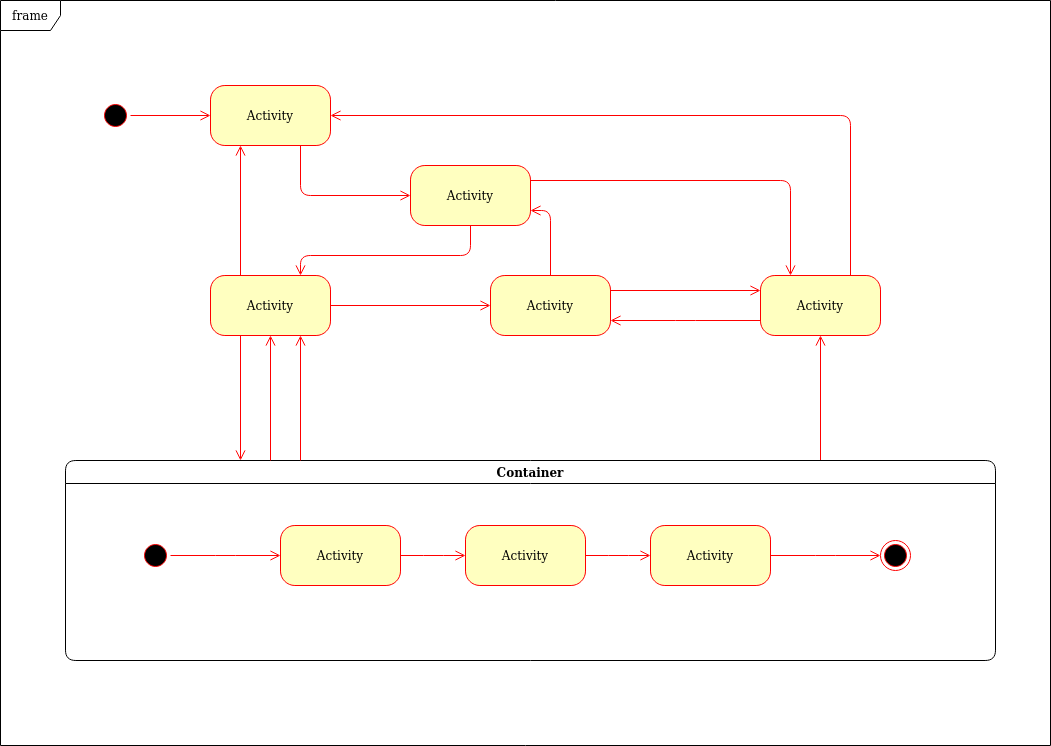
#> input picture bin/enigme.drawio.png, 1051 x 746 px, given in place of enigme.drawio_code.png, which was not available
$ python onemovie30seconds.py enigme.drawio.png enigme.drawio.png . enigme.drawio.png
#> lines starting #> are read from the running program, lines starting #| are printed output that depends on the picture; pictures that were not available may be replaced by others from this repository, and a replacement may not be noted
### bin/createCodePng.py
import sys
import os
import subprocess
from PIL import Image, ImageDraw, ImageFont
import cv2
import numpy as np

framify_path_project='~/framify';

def framify(video_path, directoryForMovie , radixOfMovieName, text):

#> called with video_path = 'enigme.drawio.png', directoryForMovie = './data/enigme.drawio', radixOfMovieName = 'enigme.drawio'
    nameOfCodePng = radixOfMovieName+'_code.png'
    nameOfCodeSquarePng = radixOfMovieName+'_code_square.png'
    nameOfCodeSvg = radixOfMovieName+'_code.svg'

    ### FRAMIFY MOVIE #

    movieToFramify=video_path;

    createFramifyCodePng="cp "+movieToFramify+" "+framify_path_project+"/"+radixOfMovieName+".mp4; cd "+framify_path_project+"; ./framify.sh "+radixOfMovieName+".mp4";

    print(createFramifyCodePng);
    os.system(createFramifyCodePng);

    pngPath = directoryForMovie+'/'+nameOfCodePng;
    moveFramifyCodePngSvg="mv "+framify_path_project+'/'+radixOfMovieName+".png "+pngPath+"; mv "+framify_path_project+'/'+radixOfMovieName+".svg "+directoryForMovie+'/'+nameOfCodeSvg;
    os.system(moveFramifyCodePngSvg);

    cleanFramify="cd "+framify_path_project+'; rm '+radixOfMovieName+".mp4; rm -rf "+radixOfMovieName;
    os.system(cleanFramify);

    codePng = Image.open(pngPath);
#> codePng is the input picture: PIL image 1051x746 RGBA; mean R, G, B, A 26.8, 24.6, 20.3, 29.5

    pngTmpSquarePath = directoryForMovie+'/'+radixOfMovieName+"_tmp.png";
    codePngresized = codePng.resize((4096, 1024));
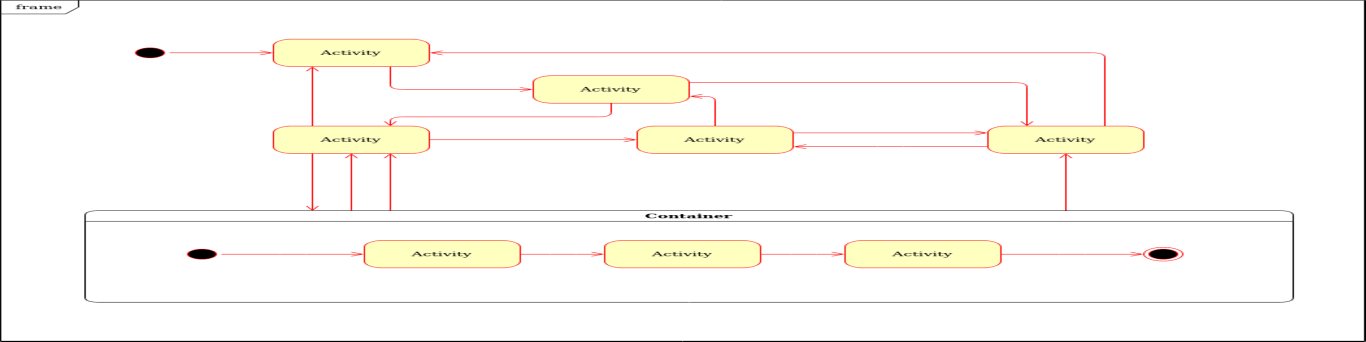
#> codePngresized: PIL image 4096x1024 RGBA (shown at 1/3 size); mean R, G, B, A 28.4, 24.6, 20.3, 29.7; transparent parts drawn white
    codePngresized.save(pngTmpSquarePath);

    imgTmp = cv2.imread(pngTmpSquarePath);
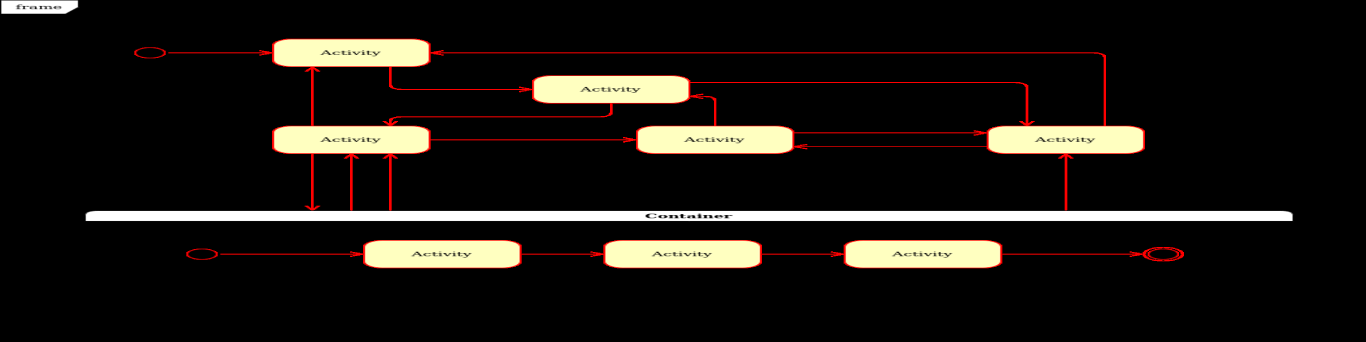
#> imgTmp: shape (1024, 4096, 3) (shown at 1/3 size); mean B, G, R 20.3, 24.6, 28.4

    height, width, channels = imgTmp.shape
#> height = 1024; width = 4096; channels = 3
    half_width = width//2
#> half_width = 2048

    top_section = imgTmp[:, :half_width]
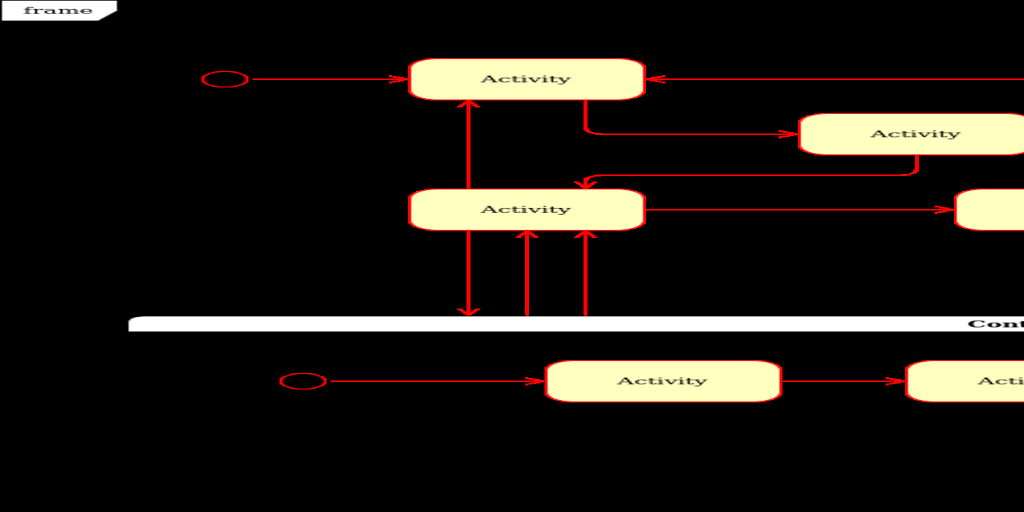
#> top_section: shape (1024, 2048, 3) (shown at 1/2 size); mean B, G, R 23.2, 28.4, 32.5
    bottom_section = imgTmp[:, half_width:]
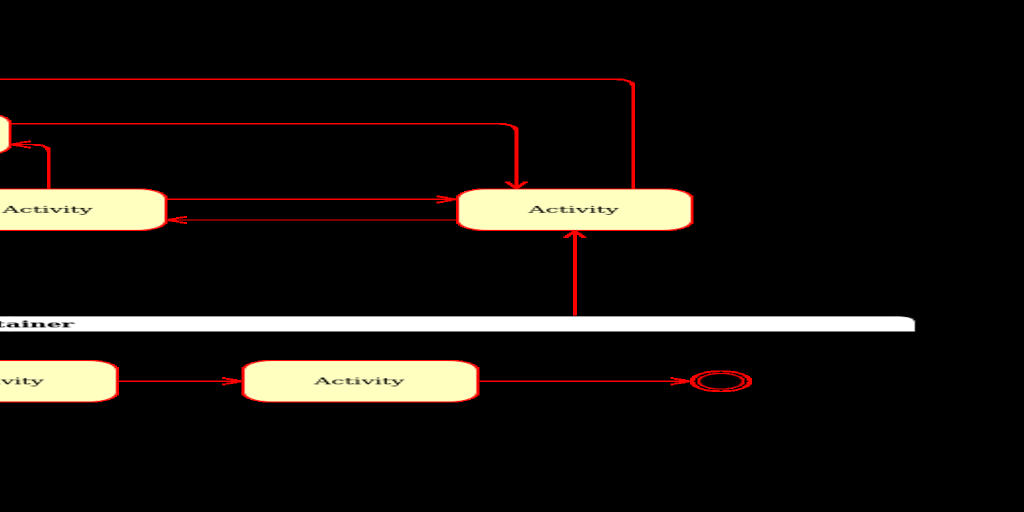
#> bottom_section: shape (1024, 2048, 3) (shown at 1/2 size); mean B, G, R 17.3, 20.8, 24.4

    cv2.imwrite(directoryForMovie+"/tileUp.png", top_section);
    cv2.imwrite(directoryForMovie+"/tileDown.png", bottom_section);

    tileUp = Image.open(directoryForMovie+"/tileUp.png");
    tileDown = Image.open(directoryForMovie+"/tileDown.png");

    def get_concat_v(im1, im2):
        dst = Image.new('RGB', (im1.width, im1.height + im2.height))
#> dst: PIL image 2048x2048 RGB; every value is 0
        dst.paste(im1, (0, 0))
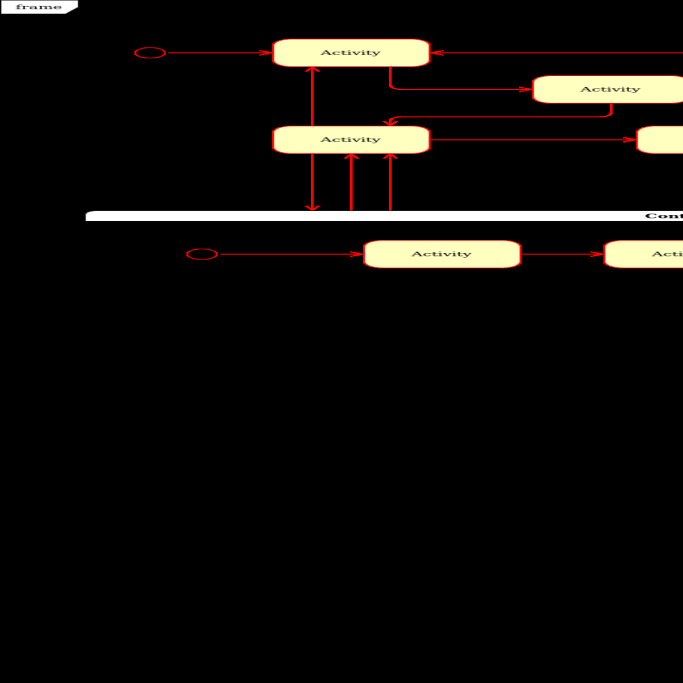
#> dst: PIL image 2048x2048 RGB (shown at 1/3 size); mean R, G, B 16.2, 14.2, 11.6
        dst.paste(im2, (0, im1.height))
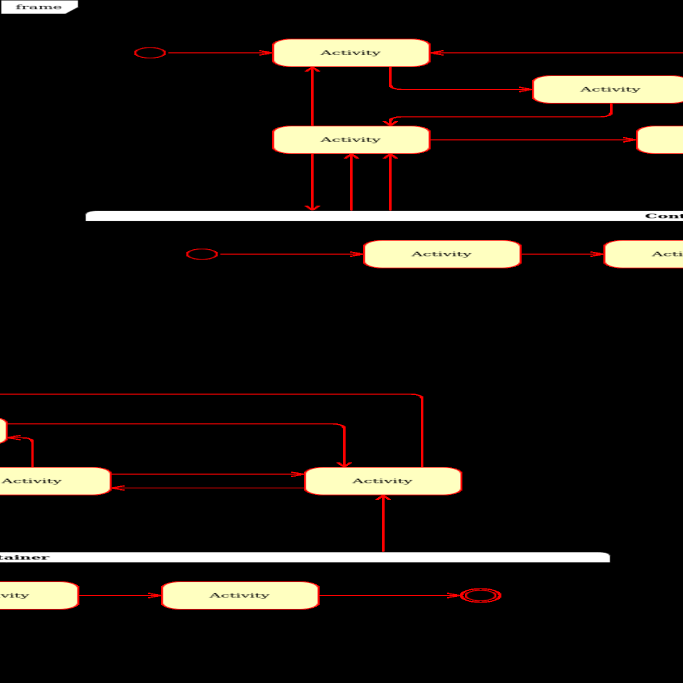
#> dst: PIL image 2048x2048 RGB (shown at 1/3 size); mean R, G, B 28.4, 24.6, 20.3
        return dst

    composedCode = get_concat_v(tileUp, tileDown);
    fnt = ImageFont.truetype("/usr/share/fonts/truetype/freefont/FreeSerifBold.ttf", 80, encoding="unic")

    d = ImageDraw.Draw(composedCode)
    d.text((100,100), text, font=fnt, fill=(255,255,255));

    composedCode.save(directoryForMovie+'/'+nameOfCodeSquarePng)
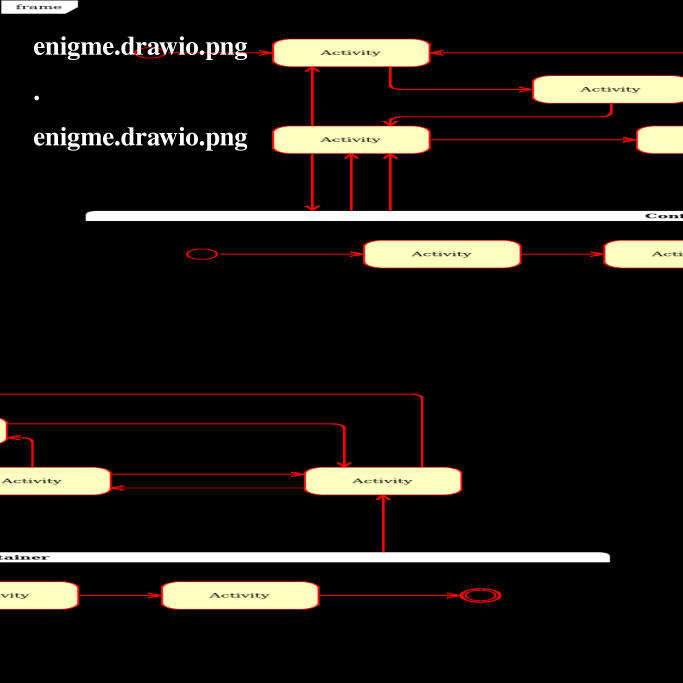
#> saved as enigme.drawio_code_square.png: PIL image 2048x2048 RGB (shown at 1/3 size); mean R, G, B 30, 26.2, 21.9

    os.remove(directoryForMovie+"/tileUp.png")
    os.remove(directoryForMovie+"/tileDown.png")
    os.remove(pngTmpSquarePath)

### bin/onemovie30seconds.py
import sys
import os
import subprocess
from createCodePng import *

#parameters
dataFolder="./data/";
#end of parameters

movie_path=sys.argv[1];
if not os.path.isfile(movie_path):
    print("Le fichier n'existe pas !");
    exit(1);

print("Fichier à traiter : "+movie_path);

nameOfMovie=sys.argv[2];
directorOfMovie=sys.argv[3];
yearOfMovie=sys.argv[4];

if not nameOfMovie or not directorOfMovie or not yearOfMovie:
    print("Les arguments sont manquants");
    exit(1);

print("Film : ");
print(nameOfMovie+'');
print(directorOfMovie+'');
print(yearOfMovie+'\n');

#### Nom des fichiers/dossiers ####*
radixOfMovieName = os.path.splitext(nameOfMovie.replace(" ", ""))[0];
directoryForMovie=dataFolder+radixOfMovieName;
os.makedirs(directoryForMovie,exist_ok=True);

nameOfMovieSpeedBy100 = radixOfMovieName+'x100.mp4 ';
nameOfCodePng = radixOfMovieName+'_code.png'
nameOfCodeSquarePng = radixOfMovieName+'_code_square.png'
nameOfCodeSvg = radixOfMovieName+'_code.svg'

print("Dossier : "+directoryForMovie);
print("     - Fichier "+directoryForMovie+'/'+radixOfMovieName);
print("     - Fichier "+directoryForMovie+'/'+nameOfMovieSpeedBy100);
print("     - Fichier "+directoryForMovie+'/'+radixOfMovieName+'x100_timecoded.mp4 ');
print("     - Fichiers "+directoryForMovie+'/'+nameOfCodePng+' (2048x2048) ');
print("     - Fichiers "+directoryForMovie+'/colors/'+radixOfMovieName+'_seq_n.jpg (1024x1024) to select in web ');


createLinearSpeedBy100="pwd; ./bin/linearSpeedBy100.sh "+movie_path+" "+directoryForMovie+'/'+nameOfMovieSpeedBy100;
print(createLinearSpeedBy100);
#STEP 1 : createLinearSpeedBy100
subprocess.run(createLinearSpeedBy100, shell = True, executable="/bin/bash")

#STEP 2 : FRAMIFY
framify(movie_path, directoryForMovie, radixOfMovieName, nameOfMovie+'\n\n'+directorOfMovie+'\n\n'+yearOfMovie);

#STEP 3 : LIST OF FRAMES
extractColoredFrames ="./bin/extractColoredFrames.sh "+directoryForMovie+'/'+nameOfMovieSpeedBy100+" "+directoryForMovie
subprocess.run(extractColoredFrames, shell = True, executable="/bin/bash")
#> (this line was passed over: subprocess is not available in this run)

#STEP 4 : CREATE POSTER
# createPoster ="bin/createPoster.sh "+directoryForMovie+" "+radixOfMovieName
# subprocess.run(createPoster, shell = True, executable="/bin/bash")

print("2nd appel de script => fichiers deja selectionné et image poster resultante");


#os.rmdir(directoryForMovie);
